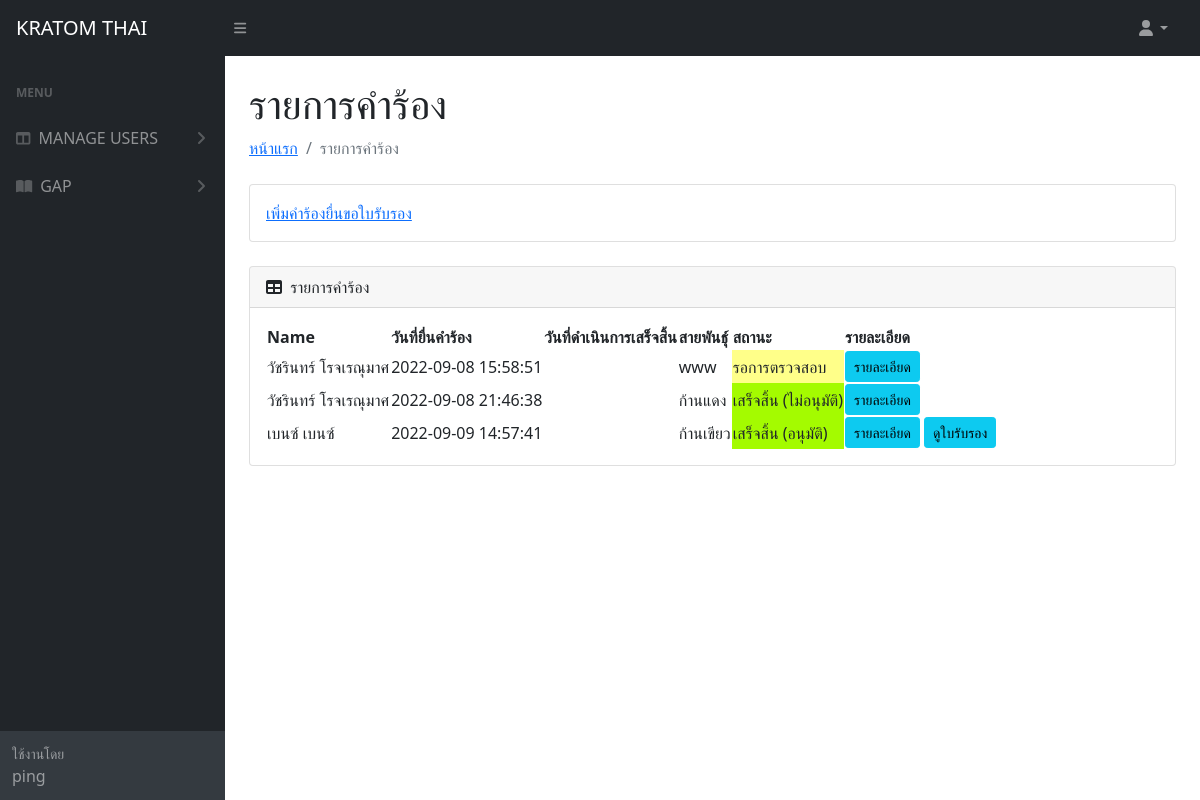
Page /admin/list_petition.php (signed in) on the earlier database version.
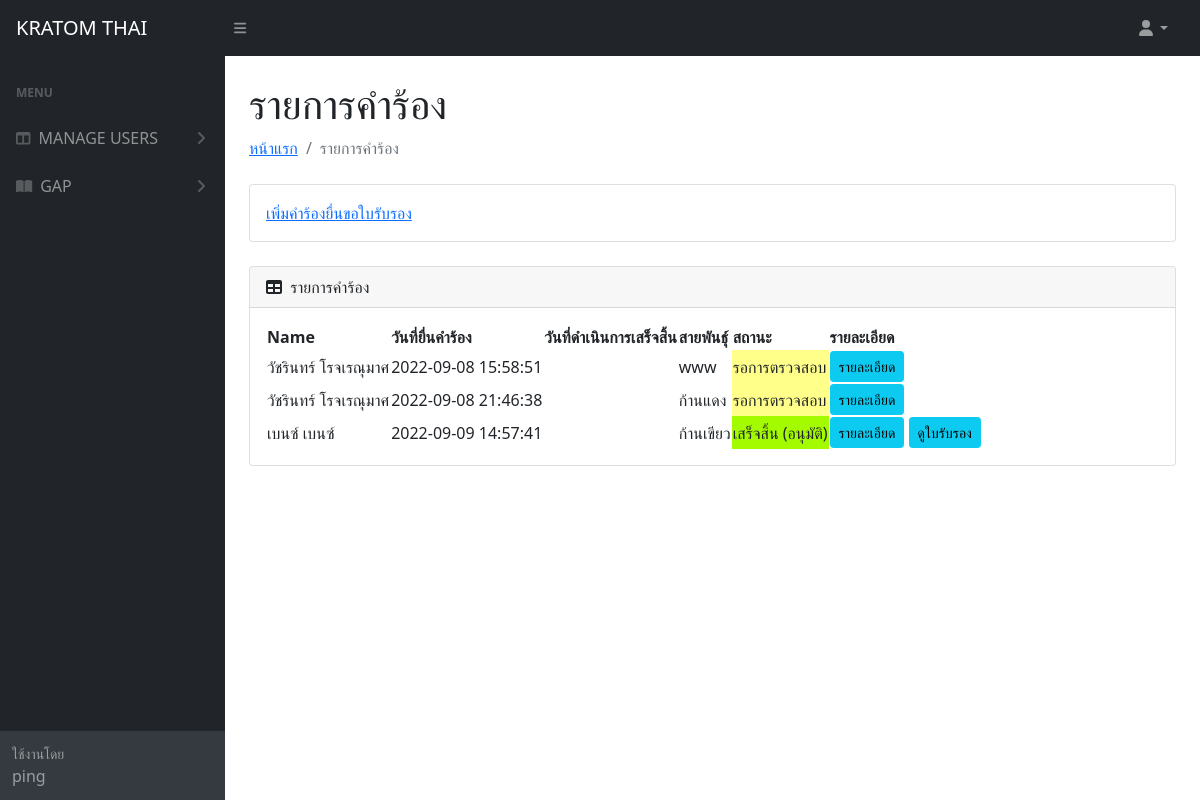
Same page on the later database version.
### tables this page shows
CREATE TABLE IF NOT EXISTS `petition` (
  `id_user` int(11) DEFAULT NULL,
  `id_petition` int(11) NOT NULL AUTO_INCREMENT,
  `species` varchar(50) DEFAULT NULL,
  `quantity` int(11) DEFAULT NULL,
  `address_farm` varchar(100) DEFAULT NULL,
  `sub_area` varchar(50) DEFAULT NULL,
  `area` varchar(50) DEFAULT NULL,
  `province` varchar(50) DEFAULT NULL,
  `zip_code` varchar(5) DEFAULT NULL,
  `tel` varchar(10) DEFAULT NULL,
  `status` int(11) DEFAULT NULL,
  `petition_date` timestamp NULL DEFAULT NULL,
  `succes_date` timestamp NULL DEFAULT NULL,
  `approved` int(11) DEFAULT NULL,
  PRIMARY KEY (`id_petition`)
);

CREATE TABLE IF NOT EXISTS `user` (
  `id_user` int(11) NOT NULL AUTO_INCREMENT,
  `username` varchar(30) DEFAULT NULL,
  `password` varchar(150) DEFAULT NULL,
  `name` varchar(100) DEFAULT NULL,
  `lastname` varchar(50) DEFAULT NULL,
  `user_type` int(11) DEFAULT NULL,
  `user_status` int(11) DEFAULT '1',
  PRIMARY KEY (`id_user`)
);

### admin/list_petition.php (the view, shortened to what this page needs)
<!DOCTYPE html>
<html lang="en">
    <head>
        <?php
        include('header.php');
        $query = "SELECT * FROM user JOIN petition ON user.id_user = petition.id_user" or die("Error:" . mysqli_error($con));
        $result = mysqli_query($con, $query);
        ?>
        <link href="https://cdn.jsdelivr.net/npm/simple-datatables@latest/dist/style.css" rel="stylesheet" />
        <link href="css/styles.css" rel="stylesheet" />
    </head>
    <body class="sb-nav-fixed">
        <?php
            include('menu.php');
        ?>
            <div id="layoutSidenav_content">
                <main>
                    <div class="container-fluid px-4">
                        <h1 class="mt-4">รายการคำร้อง</h1>
                        <ol class="breadcrumb mb-4">
                            <li class="breadcrumb-item"><a href="index.php">หน้าแรก</a></li>
                            <li class="breadcrumb-item active">รายการคำร้อง</li>
                        </ol>
                        <div class="card mb-4">
                            <div class="card-body">
                                <a href="add_petition.php">เพิ่มคำร้องยื่นขอใบรับรอง</a>
                            </div>
                        </div>
                        <div class="card mb-4">
                            <div class="card-header">
                                <i class="fas fa-table me-1"></i>
                                รายการคำร้อง
                            </div>
                            <div class="card-body">
                                <table id="datatablesSimple">
                                    <thead>
                                        <tr>
                                            <th>Name</th>
                                            <th>วันที่ยื่นคำร้อง</th>
                                            <th>วันที่ดำเนินการเสร็จสิ้น</th>
                                            <th>สายพันธ์ุ</th>
                                            <th>สถานะ</th>
                                            <th>รายละเอียด</th>
                                        </tr>
                                    </thead>
                                    <?php
                                        if($result->num_rows == 0){
                                    ?>
                                            <tr align="center">
                                            <td colspan="5">ไม่พบข้อมูล</td>
                                            </tr>
                                    <?php
                                        }else{
                                            while ($row_am =  mysqli_fetch_assoc($result)){ ?>
                                    <tbody>
                                        <tr>
                                            <td><?php echo $row_am['name']; echo " "; echo $row_am['lastname']; ?></td>
                                            <td><?php echo $row_am['petition_date']; ?></td>
                                            <td><?php echo $row_am['succes_date']; ?></td>
                                            <td><?php echo $row_am['species']; ?></td>
                                            <?php if($row_am['status'] == 1){ ?>
                                                <td bgcolor="FFFF89"> รอการตรวจสอบ </td>
                                            <?php }elseif($row_am['status'] == 2){ ?>
                                                <td bgcolor="88FFEF"> ส่งคำร้องไปยังกรมเกษตรแล้ว </td>
                                            <?php }elseif($row_am['status'] == 3){?>
                                                <td bgcolor="A4FB00"> เสร็จสิ้น <?php if ($row_am['approved'] == 1) {
                                                    ?> (อนุมัติ)<?php
                                                }elseif ($row_am['approved'] == 0) {
                                                    ?> (ไม่อนุมัติ) <?php
                                                } ?></td>
                                            <?php } ?>
                                            <td>
                                                <a href="detail_petition.php?ID=<?php echo md5($row_am['id_petition']); ?>" class="btn btn-info btn-sm"> รายละเอียด</a>
                                                <?php
                                                    if ($row_am['status'] == 3 && $row_am['approved'] == 1) {
                                                       ?> <a href="img_gap.php?ID=<?php echo md5($row_am['id_petition']); ?>" class="btn btn-info btn-sm"> ดูใบรับรอง</a> <?php
                                                    }
                                                ?>
                                            </td>
                                        </tr>
                                    </tbody>
                                    <?php }} ; ?>
                                </table>
                            </div>
                        </div>
                    </div>
                </main>
            </div>
        </div>
    </body>
</html>

Differences in the rows shown:
changed petition "ก้านแดง": status "เสร็จสิ้น (ไม่อนุมัติ)" → "รอการตรวจสอบ"
